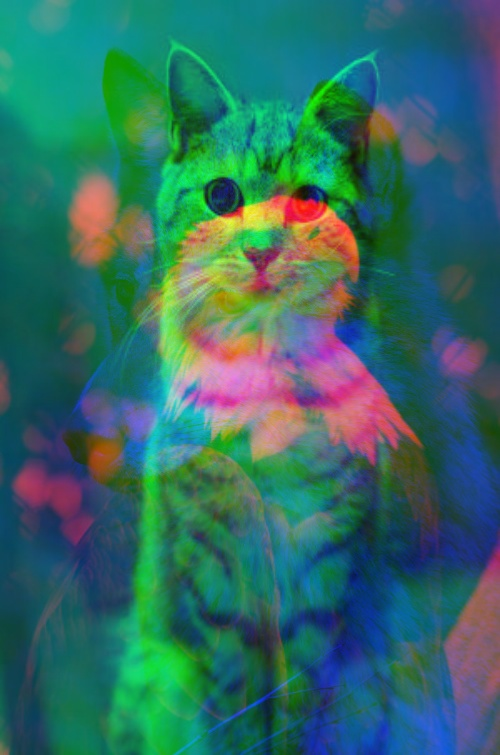
#> input picture Laboratorio_08/Imagenes/combinada.jpg, 500 x 755 px, found by its file name
$ python Ejercicio3.py
#> lines starting #> are read from the running program, lines starting #| are printed output that depends on the picture
import cv2

# Abrir la imagen combinada creada en el ejercicio anterior
imagen_combinada = cv2.imread("Imagenes/combinada.jpg")
#> imagen_combinada is the input picture: shape (755, 500, 3); mean B, G, R 100.8, 107.8, 50.6

# Convertir a negativo (invertir valores de los pixeles)
negativo = 255 - imagen_combinada
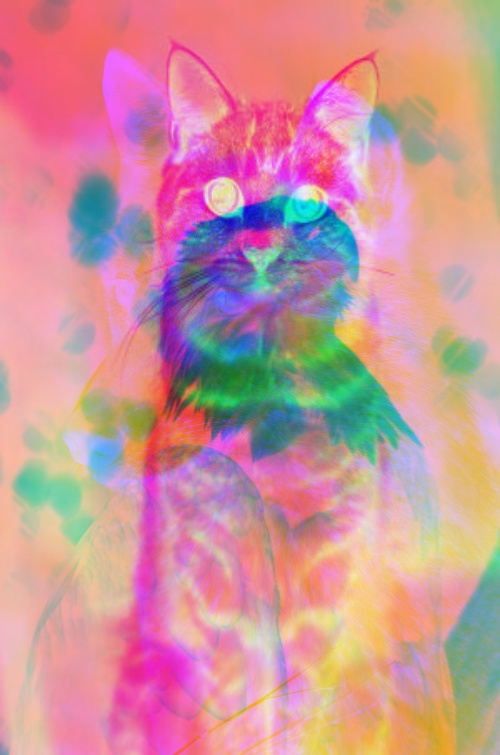
#> negativo: shape (755, 500, 3); mean B, G, R 154.2, 147.2, 204.4

# Guardar el negativo
cv2.imwrite("Imagenes/negativo.jpg", negativo)
print("Imagen negativo guardada correctamente")

# Mostrar el negativo
cv2.imshow("Negativo", negativo)
cv2.waitKey(0)
cv2.destroyAllWindows()

# Abrir el negativo guardado en escala de grises
gris = cv2.imread("Imagenes/negativo.jpg", cv2.IMREAD_GRAYSCALE)
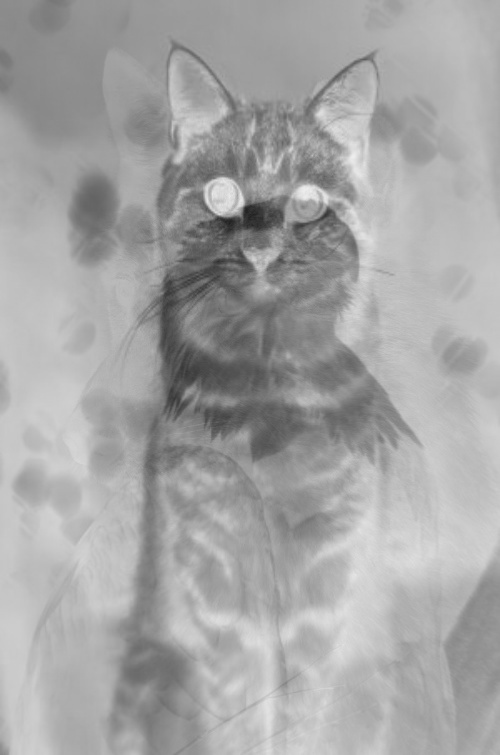
#> gris: shape (755, 500); min 31, max 238, mean 165.1

# Guardar la imagen en escala de grises
cv2.imwrite("Imagenes/gris.jpg", gris)
print("Imagen en escala de grises guardada correctamente")

# Mostrar la imagen en escala de grises
cv2.imshow("Escala de Grises", gris)
cv2.waitKey(0)
cv2.destroyAllWindows()

$ run again, with Laboratorio_08/Imagenes/Gato.jpg copied over Laboratorio_08/Imagenes/combinada.jpg
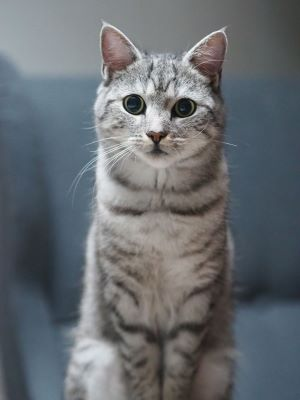
#> input picture Laboratorio_08/Imagenes/Gato.jpg, 300 x 400 px, found by its file name
#> imagen_combinada is the input picture: shape (400, 300, 3); mean B, G, R 112.3, 107.9, 103.2
#> `negativo = 255 - imagen_combinada`:
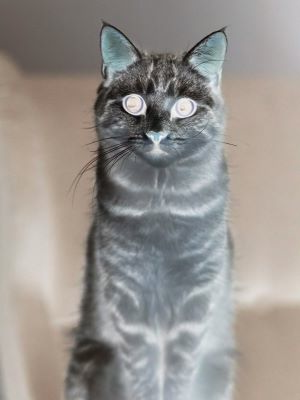
#> negativo: shape (400, 300, 3); mean B, G, R 142.7, 147.1, 151.8

$ run again, with Laboratorio_08/Imagenes/Lobo.jpg copied over Laboratorio_08/Imagenes/combinada.jpg
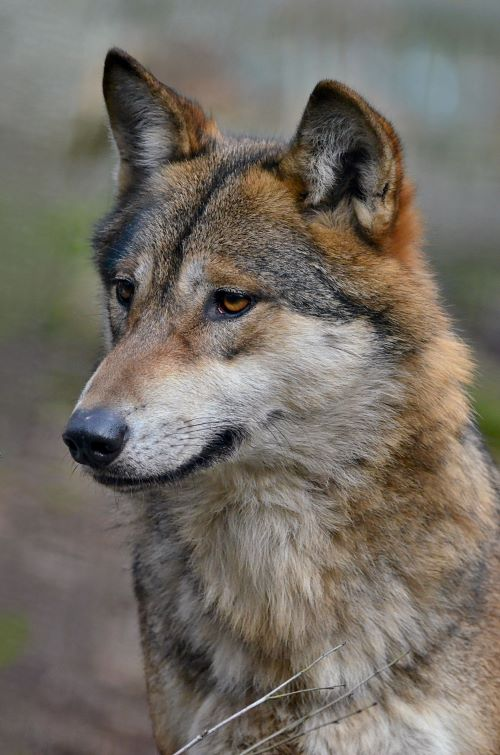
#> input picture Laboratorio_08/Imagenes/Lobo.jpg, 500 x 755 px, found by its file name
#> imagen_combinada is the input picture: shape (755, 500, 3); mean B, G, R 100.8, 109.5, 115.9
#> `negativo = 255 - imagen_combinada`:
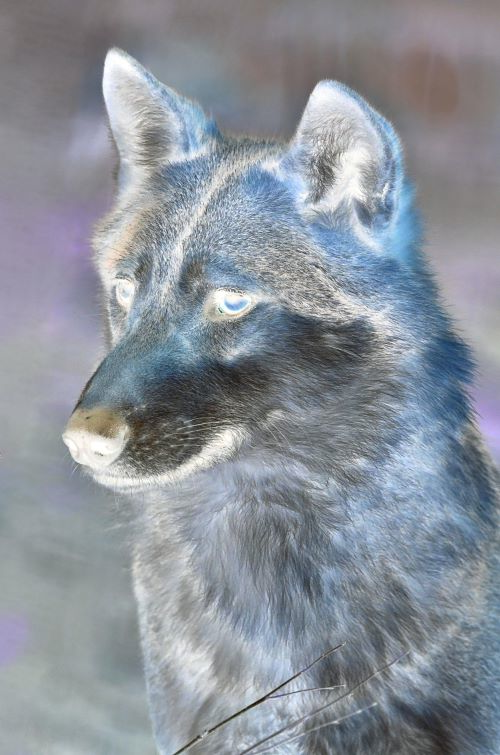
#> negativo: shape (755, 500, 3); mean B, G, R 154.2, 145.5, 139.1
#> `gris = cv2.imread("Imagenes/negativo.jpg", cv2.IMREAD_GRAYSCALE)`:
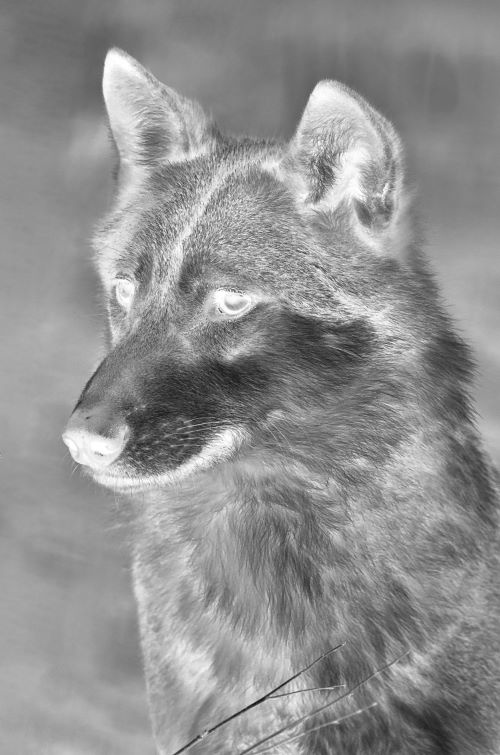
#> gris: shape (755, 500); min 12, max 255, mean 144.6
